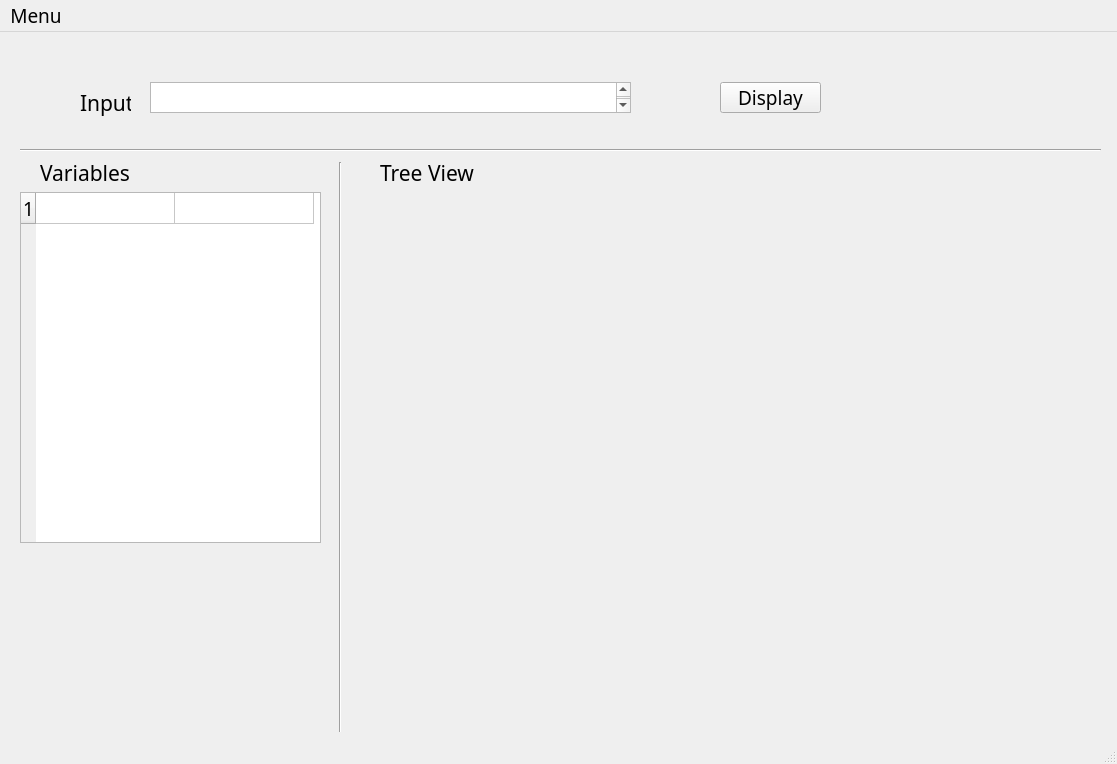
<?xml version="1.0" encoding="UTF-8"?>
<ui version="4.0">
 <class>MainWindow</class>
 <widget class="QMainWindow" name="MainWindow">
  <property name="geometry">
   <rect>
    <x>0</x>
    <y>0</y>
    <width>1117</width>
    <height>764</height>
   </rect>
  </property>
  <property name="font">
   <font>
    <family>MS Reference Sans Serif</family>
    <pointsize>14</pointsize>
   </font>
  </property>
  <property name="windowTitle">
   <string>MainWindow</string>
  </property>
  <widget class="QWidget" name="centralwidget">
   <widget class="QLabel" name="label">
    <property name="geometry">
     <rect>
      <x>80</x>
      <y>50</y>
      <width>51</width>
      <height>41</height>
     </rect>
    </property>
    <property name="font">
     <font>
      <family>Monotype Corsiva</family>
      <pointsize>16</pointsize>
     </font>
    </property>
    <property name="text">
     <string>Input</string>
    </property>
   </widget>
   <widget class="QTextEdit" name="textEdit">
    <property name="geometry">
     <rect>
      <x>150</x>
      <y>50</y>
      <width>481</width>
      <height>31</height>
     </rect>
    </property>
    <property name="font">
     <font>
      <family>MS UI Gothic</family>
      <pointsize>14</pointsize>
     </font>
    </property>
   </widget>
   <widget class="QLabel" name="label_2">
    <property name="geometry">
     <rect>
      <x>380</x>
      <y>120</y>
      <width>141</width>
      <height>41</height>
     </rect>
    </property>
    <property name="font">
     <font>
      <family>Monotype Corsiva</family>
      <pointsize>16</pointsize>
     </font>
    </property>
    <property name="text">
     <string>Tree View</string>
    </property>
   </widget>
   <widget class="Line" name="line">
    <property name="geometry">
     <rect>
      <x>20</x>
      <y>110</y>
      <width>1081</width>
      <height>16</height>
     </rect>
    </property>
    <property name="orientation">
     <enum>Qt::Horizontal</enum>
    </property>
   </widget>
   <widget class="QPushButton" name="pushButton">
    <property name="geometry">
     <rect>
      <x>720</x>
      <y>50</y>
      <width>101</width>
      <height>31</height>
     </rect>
    </property>
    <property name="text">
     <string>Display</string>
    </property>
   </widget>
   <widget class="QLabel" name="label_3">
    <property name="geometry">
     <rect>
      <x>40</x>
      <y>120</y>
      <width>131</width>
      <height>41</height>
     </rect>
    </property>
    <property name="font">
     <font>
      <family>Monotype Corsiva</family>
      <pointsize>16</pointsize>
     </font>
    </property>
    <property name="text">
     <string>Variables</string>
    </property>
   </widget>
   <widget class="Line" name="line_2">
    <property name="geometry">
     <rect>
      <x>330</x>
      <y>130</y>
      <width>20</width>
      <height>591</height>
     </rect>
    </property>
    <property name="orientation">
     <enum>Qt::Vertical</enum>
    </property>
   </widget>
   <widget class="QWidget" name="treeViewWidget" native="true">
    <property name="geometry">
     <rect>
      <x>380</x>
      <y>160</y>
      <width>721</width>
      <height>561</height>
     </rect>
    </property>
    <property name="font">
     <font>
      <pointsize>12</pointsize>
     </font>
    </property>
   </widget>
   <widget class="QTableWidget" name="tableWidget">
    <property name="geometry">
     <rect>
      <x>20</x>
      <y>160</y>
      <width>301</width>
      <height>351</height>
     </rect>
    </property>
    <property name="font">
     <font>
      <pointsize>14</pointsize>
     </font>
    </property>
    <property name="rowCount">
     <number>1</number>
    </property>
    <property name="columnCount">
     <number>2</number>
    </property>
    <attribute name="horizontalHeaderVisible">
     <bool>false</bool>
    </attribute>
    <attribute name="horizontalHeaderDefaultSectionSize">
     <number>139</number>
    </attribute>
    <attribute name="horizontalHeaderHighlightSections">
     <bool>false</bool>
    </attribute>
    <row/>
    <column/>
    <column/>
   </widget>
  </widget>
  <widget class="QMenuBar" name="menubar">
   <property name="geometry">
    <rect>
     <x>0</x>
     <y>0</y>
     <width>1117</width>
     <height>28</height>
    </rect>
   </property>
   <widget class="QMenu" name="menuMenu">
    <property name="title">
     <string>Menu</string>
    </property>
    <addaction name="actionExit"/>
   </widget>
   <addaction name="menuMenu"/>
  </widget>
  <widget class="QStatusBar" name="statusbar"/>
  <action name="actionExit">
   <property name="text">
    <string>Exit</string>
   </property>
  </action>
 </widget>
 <resources/>
 <connections/>
</ui>
